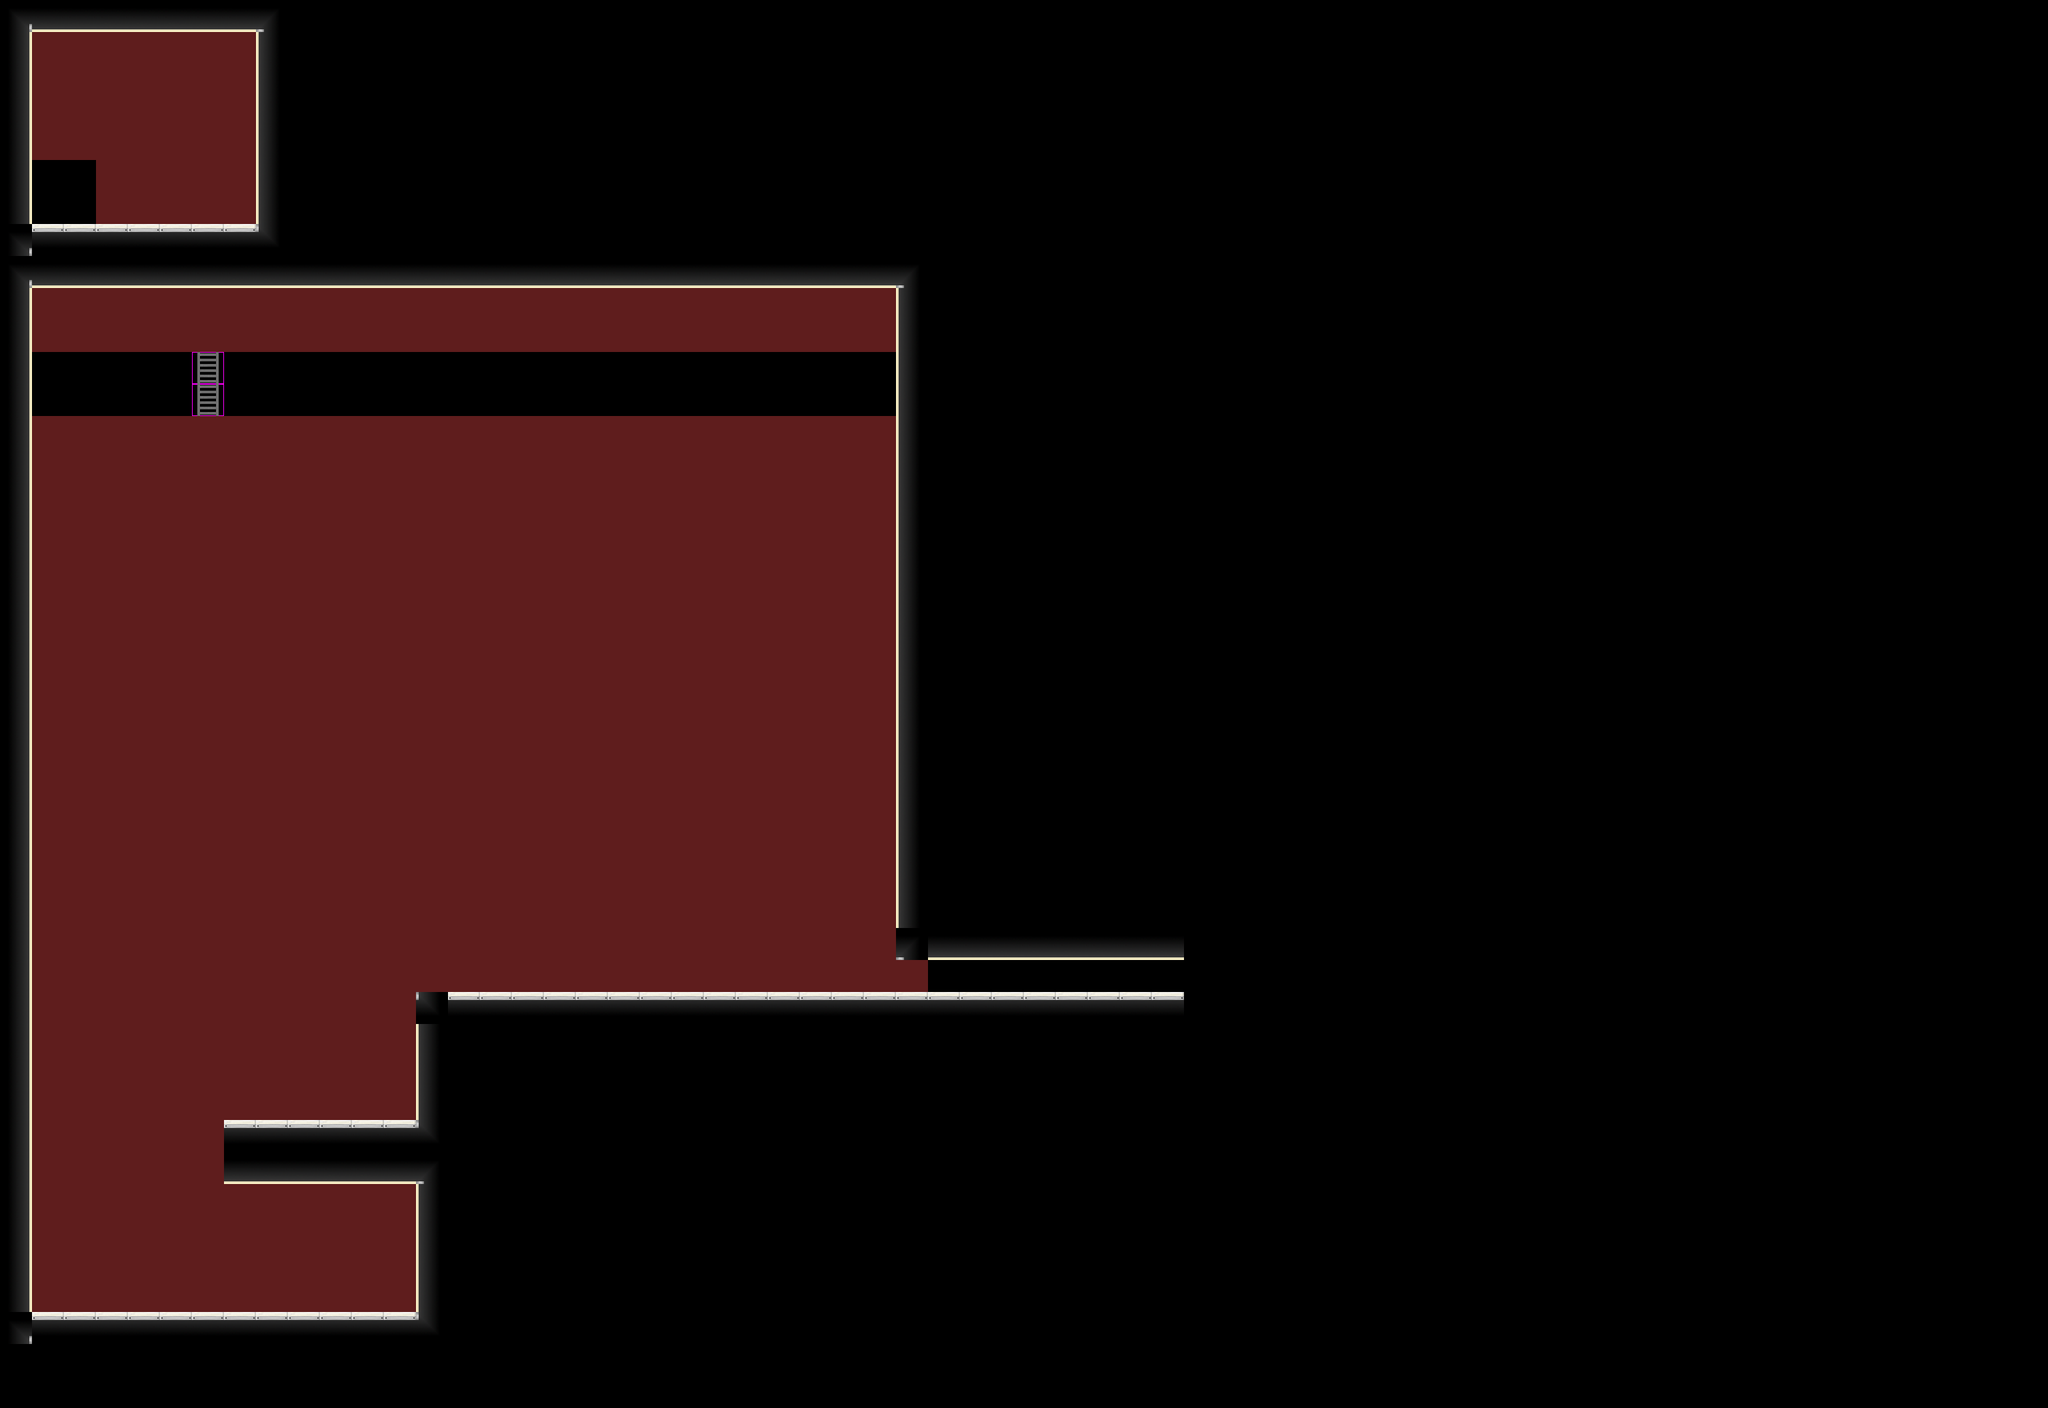

Below is a game level as drawn by its tile map, then a one-line description and the .tmx that defines it (tile-layer data replaced by summaries):
An orthogonal 64x44 tile map with 48x48 px tiles, 2 tile layers (nocollide, stuff).

<map version="1.0" orientation="orthogonal" renderorder="right-down" width="64" height="44" tilewidth="48" tileheight="48" nextobjectid="1">
 <tileset firstgid="1" name="ground_all" tilewidth="48" tileheight="48" tilecount="128">
  <image source="ground_all.png" width="768" height="384" />
 </tileset>
 <layer name="nocollide" width="64" height="44">
  <properties>
   <property name="bellex" value="3" />
   <property name="belley" value="0" />
   <property name="collision" value="0" />
   <property name="type" value="0" />
  </properties>
  <data>[2816 cells, 72 non-empty, 10 distinct tile ids]</data>
 </layer>
 <layer name="stuff" width="64" height="44">
  <properties>
   <property name="bellex" value="1" />
   <property name="belley" value="6" />
   <property name="breakables" value="{&quot;68&quot;:30}" />
   <property name="collision" value="1" />
  </properties>
  <data>[2816 cells, 1250 non-empty, 10 distinct tile ids]</data>
 </layer>
</map>
